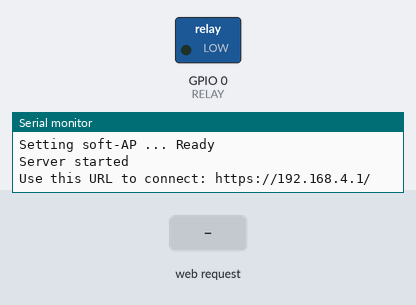
Simulated run of this program. Board: ESP8266 (NodeMCU). Parts: switched loads named in the program (green lamp = pin HIGH), the last lines printed to the serial monitor. Inputs (shaded band) come from the test bench.

Above: at 1.2 s.
1.3 s: HTTP request GET /RELAY=OFF received
At 2.1 s:
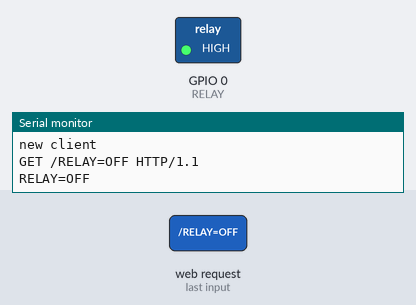
2.8 s: HTTP request GET /RELAY=ON received
At 3.3 s:
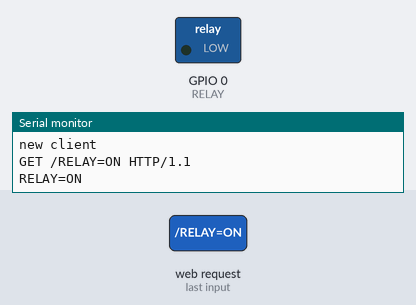
Timing chart, 0 to 5.8 s (numbered marks = the images above; inputs shaded):
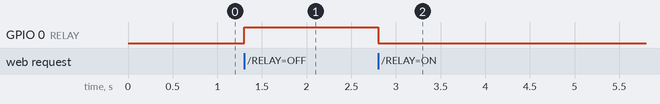

Measured:
- after the input at 1.3 s, GPIO 0 (RELAY): LOW → HIGH at once
- after the input at 2.8 s, GPIO 0 (RELAY): HIGH → LOW at once

The program:

main.cpp
```cpp
#include <Arduino.h>
#include <ESP8266WiFi.h>

const char* ssid = "ESP01"; // WiFi SSID
const char* password = "password"; // WiFi password

#define RELAY 0                     // connected to GPIO0
WiFiServer server(80);

void setup() {
  Serial.begin(115200); // must have the same baud rate as the serial monitor

  pinMode(RELAY, OUTPUT);
  digitalWrite(RELAY, LOW);

  // Configure soft-AP
  Serial.print("Setting soft-AP ... ");
  boolean result = WiFi.softAP(ssid, password);
  if (result == true){
    Serial.println("Ready");
  }
  else {
    Serial.println("Failed!");
  }

  // Start the Server
  server.begin();
  Serial.println("Server started");

  // Output of the IP address
  Serial.print("Use this URL to connect: ");
  Serial.print("https://");
  Serial.print(WiFi.softAPIP());
  Serial.println("/");
}

void loop() {
  // Check whether a user has established a connection
  WiFiClient client = server.available();
  if (!client) {
    return;
  }
  // Wait until the user sends data
  Serial.println("new client");
  while (!client.available()) {
    delay(1);
  }
  // Reading the first line of the request
  String request = client.readStringUntil('\r');
  Serial.println(request);
  client.flush();
  // Assignment of the request
  int value = LOW;
  if (request.indexOf("/RELAY=ON") != -1) {
    Serial.println("RELAY=ON");
    digitalWrite(RELAY, LOW);
    value = LOW;
  }
  if (request.indexOf("/RELAY=OFF") != -1)  {
    Serial.println("RELAY=OFF");
    digitalWrite(RELAY, HIGH);
    value = HIGH;
  }

  // Return the answer
  client.println("HTTP/1.1 200 OK");
  client.println("Content-Type: text/html");
  client.println(""); // this is necessary
  client.println("<!DOCTYPE HTML>");
  client.println("<html>");
  client.println("<meta name='viewport' content='width=device-width, initial-scale=1'>");
  client.println("<head><title>ESP8266 RELAY Control</title></head>");
  client.println("<style>");
  client.println("* {text-align: center; font-family: Conso-las;}");
  client.println("");
  client.println(".container {position: absolute; top: 50%;");
  client.println("left: 50%; transform: translateX(-50%) translateY(-50%);}");
  client.println("");
  client.println("a {display: inline-block; width: 50px;");
  client.println("color: #FFFFFF; background-color: #275C6B;");
  client.println("margin-top: 15px; padding: 10px 20px;");
  client.println("text-decoration: none; border-radius: 5px;");
  client.println("font-weight: 800;}");
  client.println("</style>");
  client.println("<div class='container'>");
  client.println("<div class='inner'>");
  client.print("Relay is now: ");

  if (value == HIGH) {
    client.print("OFF");
  }
  else {
    client.print("ON");
  }

  client.println("<br>");
  client.println("<a href=\"/RELAY=OFF\">OFF</a>");
  client.println("<a href=\"/RELAY=ON\">ON</a>");
  client.println("</div>");
  client.println("</div>");
  client.println("</html>");
  Serial.println("");
}
```
